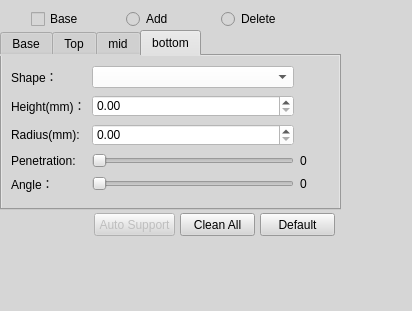
<?xml version="1.0" encoding="UTF-8"?>
<ui version="4.0">
 <class>SupportParameter</class>
 <widget class="QWidget" name="SupportParameter">
  <property name="geometry">
   <rect>
    <x>0</x>
    <y>0</y>
    <width>412</width>
    <height>311</height>
   </rect>
  </property>
  <property name="minimumSize">
   <size>
    <width>337</width>
    <height>0</height>
   </size>
  </property>
  <property name="windowTitle">
   <string>Form</string>
  </property>
  <property name="styleSheet">
   <string notr="true">background-color: rgb(214, 214, 214);</string>
  </property>
  <widget class="QWidget" name="widget" native="true">
   <property name="geometry">
    <rect>
     <x>0</x>
     <y>0</y>
     <width>351</width>
     <height>241</height>
    </rect>
   </property>
   <widget class="QTabWidget" name="tabWidget">
    <property name="geometry">
     <rect>
      <x>0</x>
      <y>30</y>
      <width>341</width>
      <height>180</height>
     </rect>
    </property>
    <property name="minimumSize">
     <size>
      <width>340</width>
      <height>0</height>
     </size>
    </property>
    <property name="styleSheet">
     <string notr="true">background-color: rgb(214, 214, 214);</string>
    </property>
    <property name="currentIndex">
     <number>3</number>
    </property>
    <widget class="QWidget" name="tab">
     <property name="toolTip">
      <string>底盘设置</string>
     </property>
     <attribute name="title">
      <string>Base</string>
     </attribute>
     <layout class="QGridLayout" name="gridLayout">
      <item row="0" column="0">
       <widget class="QLabel" name="label_16">
        <property name="toolTip">
         <string>形状</string>
        </property>
        <property name="text">
         <string>Shape:</string>
        </property>
       </widget>
      </item>
      <item row="0" column="1">
       <widget class="QComboBox" name="Support_Base_AttachType_comboBox">
        <property name="minimumSize">
         <size>
          <width>210</width>
          <height>0</height>
         </size>
        </property>
        <property name="styleSheet">
         <string notr="true">background-color: rgb(255, 255, 255);</string>
        </property>
       </widget>
      </item>
      <item row="1" column="0">
       <widget class="QLabel" name="label_14">
        <property name="toolTip">
         <string>半径</string>
        </property>
        <property name="text">
         <string>Radius(mm)：</string>
        </property>
       </widget>
      </item>
      <item row="1" column="1">
       <widget class="QDoubleSpinBox" name="Support_Base_Radius_doubleSpinBox">
        <property name="styleSheet">
         <string notr="true">background-color: rgb(255, 255, 255);</string>
        </property>
        <property name="maximum">
         <double>18.000000000000000</double>
        </property>
        <property name="singleStep">
         <double>0.180000000000000</double>
        </property>
       </widget>
      </item>
      <item row="2" column="0">
       <widget class="QLabel" name="label_15">
        <property name="toolTip">
         <string>高度</string>
        </property>
        <property name="text">
         <string>Height(mm)：</string>
        </property>
       </widget>
      </item>
      <item row="2" column="1">
       <widget class="QDoubleSpinBox" name="Support_Base_Length_doubleSpinBox">
        <property name="styleSheet">
         <string notr="true">background-color: rgb(255, 255, 255);</string>
        </property>
        <property name="maximum">
         <double>5.000000000000000</double>
        </property>
       </widget>
      </item>
     </layout>
    </widget>
    <widget class="QWidget" name="top_support">
     <property name="toolTip">
      <string>支撑设置</string>
     </property>
     <attribute name="title">
      <string>Top</string>
     </attribute>
     <layout class="QGridLayout" name="gridLayout_2">
      <item row="0" column="0">
       <widget class="QLabel" name="label">
        <property name="toolTip">
         <string>形状</string>
        </property>
        <property name="text">
         <string>Shape：</string>
        </property>
       </widget>
      </item>
      <item row="0" column="1">
       <widget class="QComboBox" name="Support_Top_AttachType_comboBox">
        <property name="minimumSize">
         <size>
          <width>190</width>
          <height>0</height>
         </size>
        </property>
        <property name="toolTip">
         <string>形状</string>
        </property>
        <property name="styleSheet">
         <string notr="true">background-color: rgb(255, 255, 255);</string>
        </property>
       </widget>
      </item>
      <item row="1" column="0">
       <widget class="QLabel" name="label_2">
        <property name="toolTip">
         <string>高度</string>
        </property>
        <property name="text">
         <string>Height(mm)：</string>
        </property>
       </widget>
      </item>
      <item row="1" column="1">
       <widget class="QDoubleSpinBox" name="Support_Top_Length_doubleSpinBox">
        <property name="minimumSize">
         <size>
          <width>190</width>
          <height>0</height>
         </size>
        </property>
        <property name="styleSheet">
         <string notr="true">background-color: rgb(255, 255, 255);</string>
        </property>
        <property name="maximum">
         <double>10.000000000000000</double>
        </property>
       </widget>
      </item>
      <item row="2" column="0">
       <widget class="QLabel" name="label_3">
        <property name="toolTip">
         <string>半径</string>
        </property>
        <property name="text">
         <string>Radius(mm):</string>
        </property>
       </widget>
      </item>
      <item row="2" column="1">
       <widget class="QDoubleSpinBox" name="Support_Top_Radius_doubleSpinBox">
        <property name="minimumSize">
         <size>
          <width>190</width>
          <height>0</height>
         </size>
        </property>
        <property name="styleSheet">
         <string notr="true">background-color: rgb(255, 255, 255);</string>
        </property>
        <property name="maximum">
         <double>10.000000000000000</double>
        </property>
       </widget>
      </item>
      <item row="3" column="0">
       <widget class="QLabel" name="label_4">
        <property name="toolTip">
         <string>渗透率</string>
        </property>
        <property name="text">
         <string>Penetration:</string>
        </property>
       </widget>
      </item>
      <item row="3" column="1">
       <widget class="QSlider" name="Support_Top_Penetration_horizontalSlider">
        <property name="maximum">
         <number>100</number>
        </property>
        <property name="singleStep">
         <number>0</number>
        </property>
        <property name="orientation">
         <enum>Qt::Horizontal</enum>
        </property>
       </widget>
      </item>
      <item row="3" column="2">
       <widget class="QLabel" name="Support_Top_Penetration_label">
        <property name="minimumSize">
         <size>
          <width>30</width>
          <height>0</height>
         </size>
        </property>
        <property name="text">
         <string>0</string>
        </property>
       </widget>
      </item>
      <item row="4" column="0">
       <widget class="QLabel" name="label_5">
        <property name="toolTip">
         <string>角度</string>
        </property>
        <property name="text">
         <string>Angle：</string>
        </property>
       </widget>
      </item>
      <item row="4" column="1">
       <widget class="QSlider" name="Support_Top_AngleFactor_horizontalSlider">
        <property name="orientation">
         <enum>Qt::Horizontal</enum>
        </property>
       </widget>
      </item>
      <item row="4" column="2">
       <widget class="QLabel" name="Support_Top_AngleFactor_label">
        <property name="minimumSize">
         <size>
          <width>30</width>
          <height>0</height>
         </size>
        </property>
        <property name="text">
         <string>0</string>
        </property>
       </widget>
      </item>
     </layout>
    </widget>
    <widget class="QWidget" name="mid_support">
     <property name="toolTip">
      <string>支撑设置</string>
     </property>
     <attribute name="title">
      <string>mid</string>
     </attribute>
     <layout class="QGridLayout" name="gridLayout_3">
      <item row="0" column="0">
       <widget class="QLabel" name="label_6">
        <property name="toolTip">
         <string>形状</string>
        </property>
        <property name="text">
         <string>Shape：</string>
        </property>
       </widget>
      </item>
      <item row="0" column="1">
       <widget class="QComboBox" name="Support_Mid_AttachType_comboBox">
        <property name="minimumSize">
         <size>
          <width>210</width>
          <height>0</height>
         </size>
        </property>
        <property name="toolTip">
         <string>形状</string>
        </property>
        <property name="styleSheet">
         <string notr="true">background-color: rgb(255, 255, 255);</string>
        </property>
       </widget>
      </item>
      <item row="1" column="0">
       <widget class="QLabel" name="label_7">
        <property name="toolTip">
         <string>半径</string>
        </property>
        <property name="text">
         <string>Radius(mm)：</string>
        </property>
       </widget>
      </item>
      <item row="1" column="1">
       <widget class="QDoubleSpinBox" name="Support_Mid_Radius_doubleSpinBox">
        <property name="styleSheet">
         <string notr="true">background-color: rgb(255, 255, 255);</string>
        </property>
        <property name="maximum">
         <double>5.000000000000000</double>
        </property>
       </widget>
      </item>
     </layout>
    </widget>
    <widget class="QWidget" name="bottom_support">
     <property name="toolTip">
      <string>支撑设置</string>
     </property>
     <attribute name="title">
      <string>bottom</string>
     </attribute>
     <layout class="QGridLayout" name="gridLayout_4">
      <item row="0" column="1">
       <widget class="QComboBox" name="Support_Bottom_AttachType_comboBox">
        <property name="minimumSize">
         <size>
          <width>190</width>
          <height>0</height>
         </size>
        </property>
        <property name="styleSheet">
         <string notr="true">background-color: rgb(255, 255, 255);</string>
        </property>
       </widget>
      </item>
      <item row="1" column="0">
       <widget class="QLabel" name="label_9">
        <property name="toolTip">
         <string>高度</string>
        </property>
        <property name="text">
         <string>Height(mm)：</string>
        </property>
       </widget>
      </item>
      <item row="1" column="1">
       <widget class="QDoubleSpinBox" name="Support_Bottom_Length_doubleSpinBox">
        <property name="minimumSize">
         <size>
          <width>190</width>
          <height>0</height>
         </size>
        </property>
        <property name="styleSheet">
         <string notr="true">background-color: rgb(255, 255, 255);</string>
        </property>
        <property name="maximum">
         <double>5.000000000000000</double>
        </property>
       </widget>
      </item>
      <item row="2" column="0">
       <widget class="QLabel" name="label_11">
        <property name="toolTip">
         <string>半径</string>
        </property>
        <property name="text">
         <string>Radius(mm):</string>
        </property>
       </widget>
      </item>
      <item row="2" column="1">
       <widget class="QDoubleSpinBox" name="Support_Bottom_Radius_doubleSpinBox">
        <property name="minimumSize">
         <size>
          <width>190</width>
          <height>0</height>
         </size>
        </property>
        <property name="styleSheet">
         <string notr="true">background-color: rgb(255, 255, 255);</string>
        </property>
        <property name="maximum">
         <double>10.000000000000000</double>
        </property>
       </widget>
      </item>
      <item row="3" column="0">
       <widget class="QLabel" name="label_12">
        <property name="toolTip">
         <string>渗透率</string>
        </property>
        <property name="text">
         <string>Penetration:</string>
        </property>
       </widget>
      </item>
      <item row="3" column="1">
       <widget class="QSlider" name="Support_Bottom_Penetration_horizontalSlider">
        <property name="orientation">
         <enum>Qt::Horizontal</enum>
        </property>
       </widget>
      </item>
      <item row="3" column="2">
       <widget class="QLabel" name="Support_Bottom_Penetration_label">
        <property name="minimumSize">
         <size>
          <width>30</width>
          <height>0</height>
         </size>
        </property>
        <property name="text">
         <string>0</string>
        </property>
       </widget>
      </item>
      <item row="4" column="0">
       <widget class="QLabel" name="label_13">
        <property name="toolTip">
         <string>角度</string>
        </property>
        <property name="text">
         <string>Angle：</string>
        </property>
       </widget>
      </item>
      <item row="4" column="1">
       <widget class="QSlider" name="Support_Bottom_AngleFactor_horizontalSlider">
        <property name="orientation">
         <enum>Qt::Horizontal</enum>
        </property>
       </widget>
      </item>
      <item row="4" column="2">
       <widget class="QLabel" name="Support_Bottom_AngleFactor_label">
        <property name="minimumSize">
         <size>
          <width>30</width>
          <height>0</height>
         </size>
        </property>
        <property name="text">
         <string>0</string>
        </property>
       </widget>
      </item>
      <item row="0" column="0">
       <widget class="QLabel" name="label_10">
        <property name="toolTip">
         <string>形状</string>
        </property>
        <property name="text">
         <string>Shape：</string>
        </property>
       </widget>
      </item>
     </layout>
    </widget>
   </widget>
   <widget class="QPushButton" name="pushButtonCleanAll">
    <property name="geometry">
     <rect>
      <x>180</x>
      <y>213</y>
      <width>75</width>
      <height>23</height>
     </rect>
    </property>
    <property name="toolTip">
     <string>清空所有支撑</string>
    </property>
    <property name="text">
     <string>Clean All</string>
    </property>
   </widget>
   <widget class="QRadioButton" name="radioButtonAdd">
    <property name="geometry">
     <rect>
      <x>126</x>
      <y>11</y>
      <width>81</width>
      <height>16</height>
     </rect>
    </property>
    <property name="toolTip">
     <string>添加</string>
    </property>
    <property name="text">
     <string>Add</string>
    </property>
   </widget>
   <widget class="QRadioButton" name="radioButtonDelete">
    <property name="geometry">
     <rect>
      <x>221</x>
      <y>11</y>
      <width>91</width>
      <height>16</height>
     </rect>
    </property>
    <property name="toolTip">
     <string>删除</string>
    </property>
    <property name="text">
     <string>Delete</string>
    </property>
   </widget>
   <widget class="QPushButton" name="pushButtonRestoreDefaults">
    <property name="geometry">
     <rect>
      <x>260</x>
      <y>213</y>
      <width>75</width>
      <height>23</height>
     </rect>
    </property>
    <property name="toolTip">
     <string>设置默认参数</string>
    </property>
    <property name="text">
     <string>Default</string>
    </property>
   </widget>
   <widget class="QCheckBox" name="checkBoxBase">
    <property name="geometry">
     <rect>
      <x>31</x>
      <y>11</y>
      <width>71</width>
      <height>16</height>
     </rect>
    </property>
    <property name="toolTip">
     <string>底盘</string>
    </property>
    <property name="text">
     <string>Base</string>
    </property>
   </widget>
   <widget class="QPushButton" name="pushButtonAutoSupport">
    <property name="enabled">
     <bool>false</bool>
    </property>
    <property name="geometry">
     <rect>
      <x>94</x>
      <y>213</y>
      <width>81</width>
      <height>23</height>
     </rect>
    </property>
    <property name="toolTip">
     <string>自动添加支撑</string>
    </property>
    <property name="text">
     <string>Auto Support</string>
    </property>
   </widget>
  </widget>
 </widget>
 <resources/>
 <connections/>
</ui>
